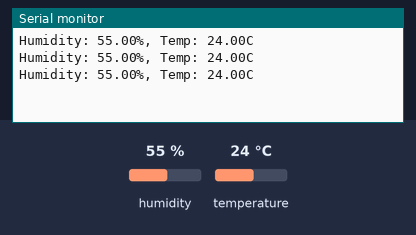
The sketch below on a simulated Arduino Uno, built with avr-gcc and run on an emulated ATmega328P. Parts: the last lines printed to the serial monitor. Inputs (shaded band) come from the test bench; at power-on: humidity 55 %, temperature 24 °C.

Above: at 3.8 s.
3.9 s: humidity set to 22 %
At 6.7 s:
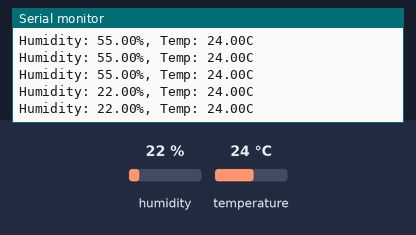
10.1 s: temperature set to 12 °C
At 11.0 s:
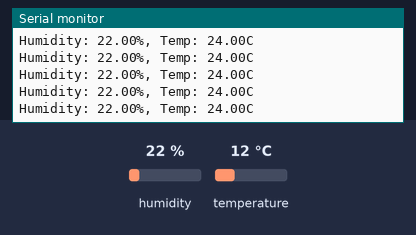
13.0 s: humidity set to 40 %
At 14.0 s:
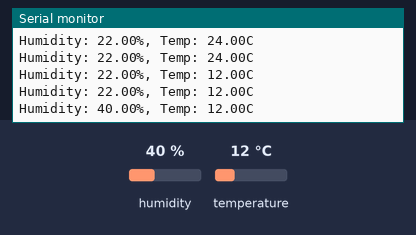
Timing chart, 0 to 16.0 s (numbered marks = the images above; inputs shaded):
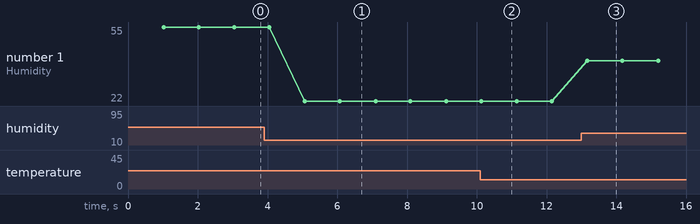

The sketch:

Temperature_and_Humidity_Values_in_Serial_Monitor.ino
```cpp
/*Program to display the temperature and humidity values in the serial monitor
The purpose of this program is to use a DHT11 Temperature and Humidity Module to
sense the temperature and humidity and display these two values in the Serial Monitor.
*/
#include "DHT.h"; //Add DHT to library code
#define DHTPIN 7  //Define the digital pin (7) to be used for the DHT module
#define DHTTYPE DHT11 //Define  the version of the DHT sensor being used as DHT11 rather than DHT22
float hum;  //Declare "hum" as the value of the humidity measured by the DHT module
float temp; //Declare "temp" as the value of the temperature measured by the DHT module

DHT dht (DHTPIN, DHTTYPE);  //Declare the DHT module

void setup() {
  // put your setup code here, to run once:
  Serial.begin(9600); //Set the baud rate to 9600 bits per second
  dht.begin();  //Allow the sensor to begin gathering the desired information (temperature and humidity)
}

void loop() {
  // put your main code here, to run repeatedly:
  delay(1000);  //Have a 1000 millisecond delay between readings of the temperature and humidity

  hum = dht.readHumidity(); //Read the humidity value under "hum"
  temp = dht.readTemperature(); //Read the temperature value under "temp"

  Serial.print("Humidity: "); //Print the phrase "Humidity: " in the serial monitor
  Serial.print(hum);  //Print the value of the humidity in the serial monitor
  Serial.print("%, Temp: ");  //Print the phrase "%, Temp: " in the serial monitor
  Serial.print(temp); //Print the value of the temperature in the serial monitor
  Serial.println("C");  //Print the phrase "C" in the serial monitor
}
```

Measured:
- after the input at 3.9 s, the serial monitor: prints a new line after 1.2 s (image 1)
- after the input at 13.0 s, the serial monitor: prints a new line after 0.18 s (image 3)
- plotted number 1: 55 → 22 after the input at 3.9 s, 22 → 40 after the input at 13.0 s
